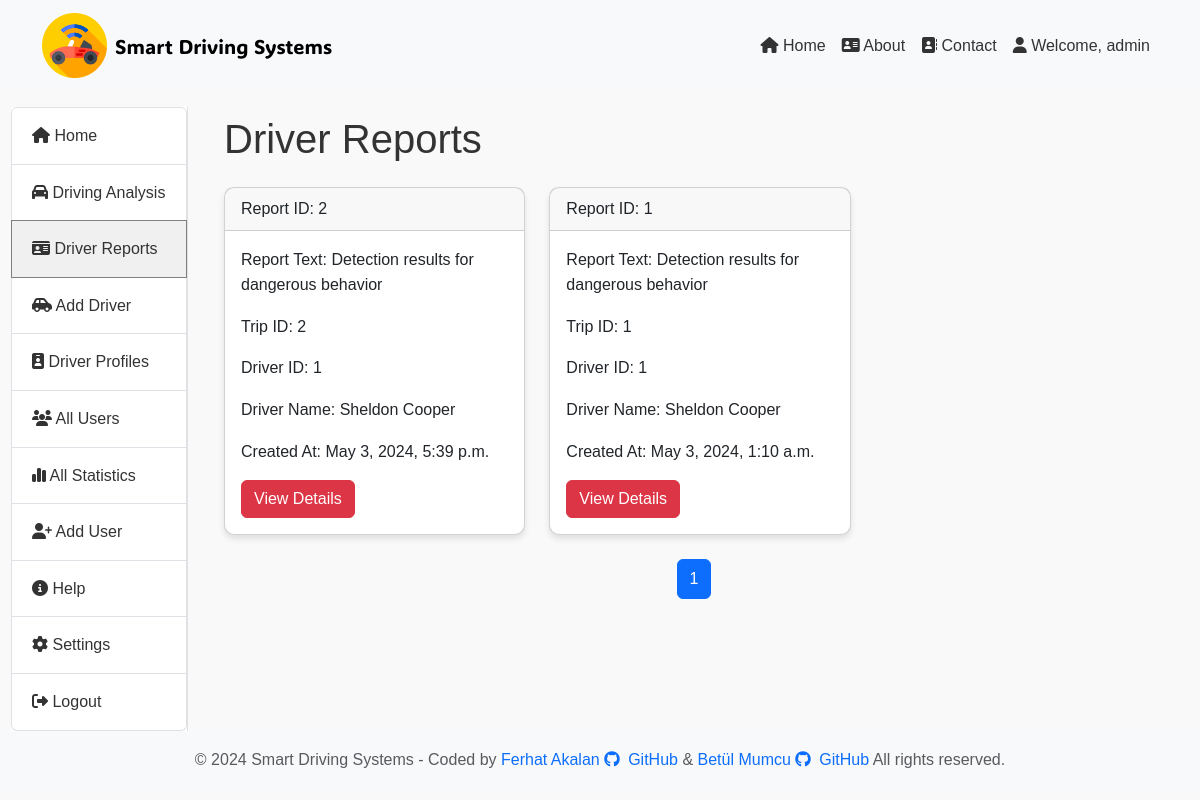
/report/driver-reports/ (signed in), run on the app's committed database.
### report/models.py (models this page shows, shortened)
class Reports(models.Model):
    user = models.ForeignKey(User, on_delete=models.CASCADE)
    driver = models.ForeignKey(Driver, on_delete=models.CASCADE)
    trip = models.ForeignKey(Trips, on_delete=models.CASCADE)
    report_text = models.TextField()
    car_inside_report_path = models.TextField()
    car_outside_report_path = models.TextField()
    created_at = models.DateTimeField(default=timezone.now)
    total_frames_inside = models.IntegerField()
    total_frames_outside = models.IntegerField()

class Trips(models.Model):
    driver = models.ForeignKey(Driver, on_delete=models.CASCADE)
    start_time = models.DateTimeField(null=True, blank=True)
    end_time = models.DateTimeField(null=True, blank=True)
    car_inside_file_path = models.TextField(null=True, blank=True)
    car_outside_file_path = models.TextField(null=True, blank=True)

class Driver(models.Model):
    user = models.ForeignKey(User, on_delete=models.CASCADE)
    driver_name = models.CharField(max_length=100)
    driver_surname = models.CharField(max_length=100)
    driver_licence = models.CharField(max_length=50, unique=True)
    driver_photo = models.ImageField(upload_to='driver_photos/', null=True, blank=True,
                                     help_text="Maximum 2MB and allowed formats: JPG, JPEG, PNG")
    created_at = models.DateTimeField(default=timezone.now)
    birth_date = models.DateField(null=True, blank=True)
    contact_number = models.CharField(max_length=20, null=True, blank=True)
    driver_email = models.EmailField(null=True, blank=True)

### report/views.py (the view)
# urls.py: path('driver-reports/', views.driver_reports, name='driver_reports'),
@login_required
def driver_reports(request, driver_id=None):
    if driver_id:
        driver = get_object_or_404(Driver, pk=driver_id)
        report_list = Reports.objects.filter(trip__driver=driver)
    else:
        report_list = Reports.objects.filter(trip__driver__user=request.user)
    report_list = report_list.order_by('-created_at')
    paginator = Paginator(report_list, 6)  # Sayfa başına 6 rapor
    page = request.GET.get('page')
    try:
        reports = paginator.page(page)
    except PageNotAnInteger:
        reports = paginator.page(1)
    except EmptyPage:
        reports = paginator.page(paginator.num_pages)
    return render(request, 'driver-reports.html', {'reports': reports})

### report/templates/driver-reports.html (shortened to what this page needs)
{% extends 'layout.html' %} {% block content %} {% load static %}
<div class="container">
  <h1 class="my-4">Driver Reports</h1>
  <div class="row">
    {% if reports %} {% for report in reports %}
    <div class="col-md-4">
      <div class="card mb-4">
        <div class="card-header">Report ID: {{ report.id }}</div>
        <div class="card-body">
          <p class="card-text">Report Text: {{ report.report_text }}</p>
          <p class="card-text">Trip ID: {{ report.trip.id }}</p>
          <p class="card-text">Driver ID: {{ report.driver.id }}</p>
          <p class="card-text">Driver Name: {{ report.driver.driver_name }} {{ report.driver.driver_surname }}</p>
          <p class="card-text">Created At: {{ report.created_at }}</p>
          <a
            href="{% url 'report_details' report.id  %}"
            class="btn btn-danger">View Details</a>
        </div>
      </div>
    </div>
    {% endfor %}
    <ul class="pagination justify-content-center">
      <li class="page-item active">
        <span class="page-link">{{ reports.number }}</span>
      </li>
    </ul>
    {% else %}
    <p>No reports available.</p>
    {% endif %}
  </div>
</div>
{% endblock %}

### templates/layout.html (shortened to what this page needs)
{% load static %}
<!DOCTYPE html>
<html lang="en">
  <head>
    <link
      rel="stylesheet"
      href="https://cdnjs.cloudflare.com/ajax/libs/font-awesome/6.5.1/css/all.min.css"
    />
    <link
      href="https://cdn.jsdelivr.net/npm/bootstrap@5.3.3/dist/css/bootstrap.min.css"
      rel="stylesheet"
    />
  </head>
  <body>
    <header>
      {% include 'partials/_navbar.html' %}
    </header>
    <div class="container-fluid">
      <div class="row">
        {% if user.is_authenticated %}<div class="col-md-2">{% include 'partials/_sidebar.html' %}</div>{% endif %}
        <div class="{% if user.is_authenticated %}col-md-10{% else %}col-md-12{% endif %}">
          <div class="content">{% block content %}{% endblock %}</div>
        </div>
      </div>
    </div>
    {% include 'partials/_footer.html' %}
  </body>
</html>

### templates/partials/_navbar.html (shortened to what this page needs)
{% load static %}
<link rel="stylesheet" type="text/css" href="{% static 'css/style.css' %}" />
<nav class="navbar navbar-expand-lg navbar-light bg-light">
  <div class="container">
    <a class="navbar-brand d-flex align-items-center" href="/">
      <img src="{% static 'img/logo.png' %}" alt="Logo" width="65" />
      <span class="ms-2" style="font-family: 'FasterOne'; font-size: 1.25rem"
        >Smart Driving Systems</span
      >
    </a>
    <div class="collapse navbar-collapse" id="navbarNav">
      <ul class="navbar-nav ms-auto">
        <li class="nav-item">
          <a class="nav-link" href="/"><i class="fas fa-home"></i> Home</a>
        </li>
        <li class="nav-item">
          <a class="nav-link" href="{% url 'about' %}"
            ><i class="fas fa-address-card"></i> About</a
          >
        </li>
        <li class="nav-item">
          <a class="nav-link" href="{%url 'contact'%}"
            ><i class="fas fa-address-book"></i> Contact</a
          >
        </li>
        {% if user.is_authenticated %}
        <li class="nav-item">
          <a class="nav-link" href="#"
            ><i class="fa-solid fa-user"></i> Welcome, {{ user.username }}</a
          >
        </li>
        {% endif %}
      </ul>
    </div>
  </div>
</nav>

### templates/partials/_sidebar.html (shortened to what this page needs)
    <div class="position-sticky top-0 start-0 mt-3">
      <div class="sidebar" style="cursor: pointer">
        <ul class="list-group">
          <li class="list-group-item nav-item-sidebar list-group-item-action {% if request.path == '/' %}active{% endif %}">
            <a class="sidebar-link" href="{% url 'home' %}"
              ><i class="fas fa-home"></i> Home</a
            >
          </li>
          <li class="list-group-item nav-item-sidebar list-group-item-action {% if '/upload/' in request.path %}active{% endif %}">
            <a href="{% url 'upload_file' %}"
              ><i class="fas fa-car"></i> Driving Analysis</a
            >
          </li>
          <li class="list-group-item nav-item-sidebar list-group-item-action {% if '/driver-reports/' in request.path %}active{% endif %}">
            <a href="{% url 'driver_reports' %}"><i class="fas fa-id-card"></i> Driver Reports</a>
          </li>
          <li class="list-group-item nav-item-sidebar list-group-item-action {% if '/add-driver/' in request.path %}active{% endif %}">
            <a href="{% url 'add_driver' %}"
              ><i class="fa-solid fa-car-side"></i> Add Driver</a
            >
          </li>
          <li class="list-group-item nav-item-sidebar list-group-item-action {% if '/drivers/' in request.path %}active{% endif %}">
            <a href="{% url 'driver_list' %}"
              ><i class="fa-solid fa-id-badge"></i> Driver Profiles</a
            >
          </li>
          <li
            class="list-group-item nav-item-sidebar list-group-item-action"
          >
            <a href="/"><i class="fa-solid fa-users"></i> All Users</a>
          </li>
          <li
            class="list-group-item nav-item-sidebar list-group-item-action"
          >
            <a href="/"
              ><i class="fa-solid fa-chart-simple"></i> All Statistics</a
            >
          </li>
          <li
            class="list-group-item nav-item-sidebar list-group-item-action"
          >
            <a href="/"><i class="fa-solid fa-user-plus"></i> Add User</a>
          </li>
          <li
            class="list-group-item nav-item-sidebar list-group-item-action"
          >
            <a href="{% url 'help' %}"><i class="fa-solid fa-circle-info"></i> Help</a>
          </li>
          <li
            class="list-group-item nav-item-sidebar list-group-item-action"
          >
            <a href="/"><i class="fa-solid fa-gear"></i> Settings</a>
          </li>
          <li
            class="list-group-item nav-item-sidebar list-group-item-action"
          >
            <a href="{% url 'user_logout' %}"
              ><i class="fa-solid fa-right-from-bracket"></i> Logout</a
            >
          </li>
        </ul>
      </div>
    </div>

### templates/partials/_footer.html
<footer class="footer py-3 bg-light">
  <div class="container text-center">
    <span class="text-muted">
      © {% now "Y" %} Smart Driving Systems - Coded by
      <a
        href="https://www.linkedin.com/in/ferhatakalan"
        target="_blank"
        rel="noopener noreferrer"
        class="text-decoration-none"
        >Ferhat Akalan</a
      >
      <a
        href="https://github.com/FerhatAkalan"
        target="_blank"
        rel="noopener noreferrer"
        class="text-decoration-none"
        ><i class="fab fa-github me-1"></i> GitHub</a
      >
      &
      <a
        href="https://www.linkedin.com/in/betulmumcu"
        target="_blank"
        rel="noopener noreferrer"
        class="text-decoration-none"
        >Betül Mumcu</a
      >
      <a
        href="https://github.com/betuullm"
        target="_blank"
        rel="noopener noreferrer"
        class="text-decoration-none"
        ><i class="fab fa-github me-1"></i> GitHub</a
      >
      All rights reserved.
    </span>
  </div>
</footer>

### static/css/style.css (style rules this page uses)
body { font-family: Arial, sans-serif; line-height: 1.6; background-color: #f9f9f9; color: #333; }

### templates/partials/_navbar.html (style rules this page uses)
.nav-link { color: #333 !important; }

### templates/partials/_sidebar.html (style rules this page uses)
.sidebar { line-height: 1.6; position: sticky; top: 0; left: 0; background-color: #ffffff; border-right: 1px solid #e0e0e0; margin-left: -1px; }
.sidebar ul { list-style: none; padding-left: 0; }
.sidebar ul li { padding: 15px 20px; }
.sidebar ul li a { color: #333; text-decoration: none; }
.list-group-item.active { background-color: #f0f0f0; border-color: gray; }

### report/templates/driver-reports.html (style rules this page uses)
body { font-family: Arial, sans-serif; line-height: 1.6; background-color: #f9f9f9; color: #333; }
.card { border-radius: 10px; box-shadow: 0 4px 6px rgba(0, 0, 0, 0.1); transition: box-shadow 0.3s ease; }

### data on the page
Reports: id "2", report_text "Detection results for dangerous behavior", trip.id "2", driver.id "1", driver.driver_name "Sheldon", driver.driver_surname "Cooper", created_at "May 3, 2024, 5:39 p.m."
Reports: id "1", report_text "Detection results for dangerous behavior", trip.id "1", driver.id "1", driver.driver_name "Sheldon", driver.driver_surname "Cooper", created_at "May 3, 2024, 1:10 a.m."

### other printed values
{{ user.username }} "admin"
{{ reports.number }} "1"
